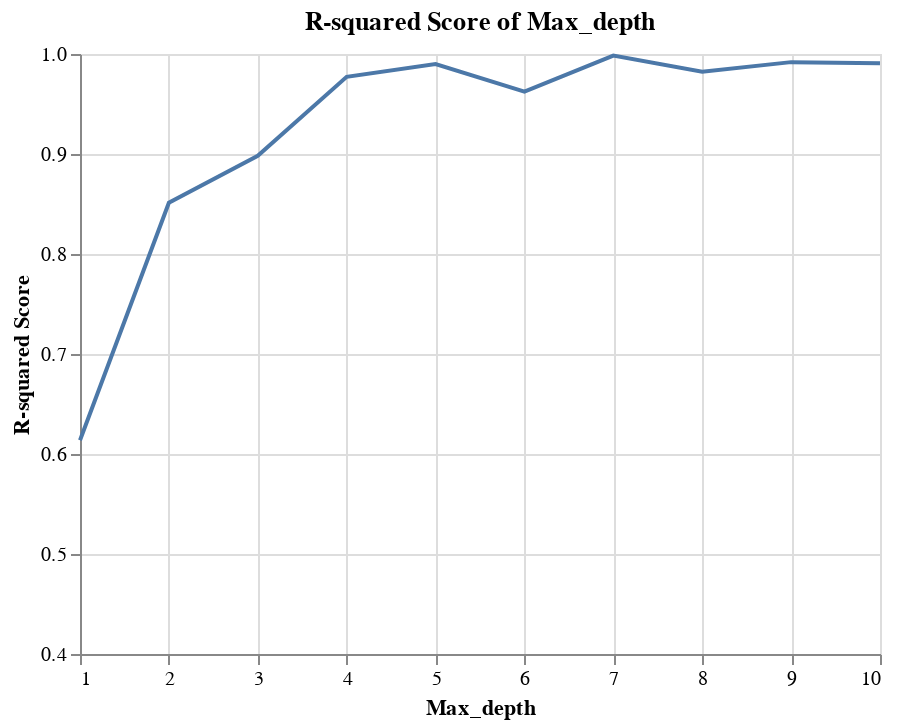

The code cell stored with this chart in its notebook:
### Code cell
# Put the calculated data in a dataframe for plotting
depth_list = list(range(1,11))
max_depth = {'Max_depth': depth_list, 'R-squared Score': tree_r_squared_score}
max_depth  = pd.DataFrame.from_dict(max_depth)
display(max_depth)

alt.Chart(max_depth).mark_line().encode(
    x='Max_depth',
    y=alt.Y('R-squared Score', scale=alt.Scale(domain=(0.4, 1.0)))
).properties(
    title='R-squared Score of Max_depth'
)

### Figure 1 — Vega-Lite specification as saved in the notebook (floating-point values rounded to 4 significant figures)
{"config": {"view": {"continuousWidth": 400, "continuousHeight": 300}}, "data": {"name": "data-1de82ff2065871e8a5ded2d1229511aa"}, "mark": "line", "encoding": {"x": {"type": "quantitative", "field": "Max_depth"}, "y": {"type": "quantitative", "field": "R-squared Score", "scale": {"domain": [0.4, 1.0]}}}, "title": "R-squared Score of Max_depth", "$schema": "https://vega.github.io/schema/vega-lite/v4.8.1.json", "datasets": {"data-1de82ff2065871e8a5ded2d1229511aa": [{"Max_depth": 1, "R-squared Score": 0.6138}, {"Max_depth": 2, "R-squared Score": 0.8513}, {"Max_depth": 3, "R-squared Score": 0.8981}, {"Max_depth": 4, "R-squared Score": 0.9771}, {"Max_depth": 5, "R-squared Score": 0.99}, {"Max_depth": 6, "R-squared Score": 0.9623}, {"Max_depth": 7, "R-squared Score": 0.9984}, {"Max_depth": 8, "R-squared Score": 0.9824}, {"Max_depth": 9, "R-squared Score": 0.9919}, {"Max_depth": 10, "R-squared Score": 0.9907}]}}
